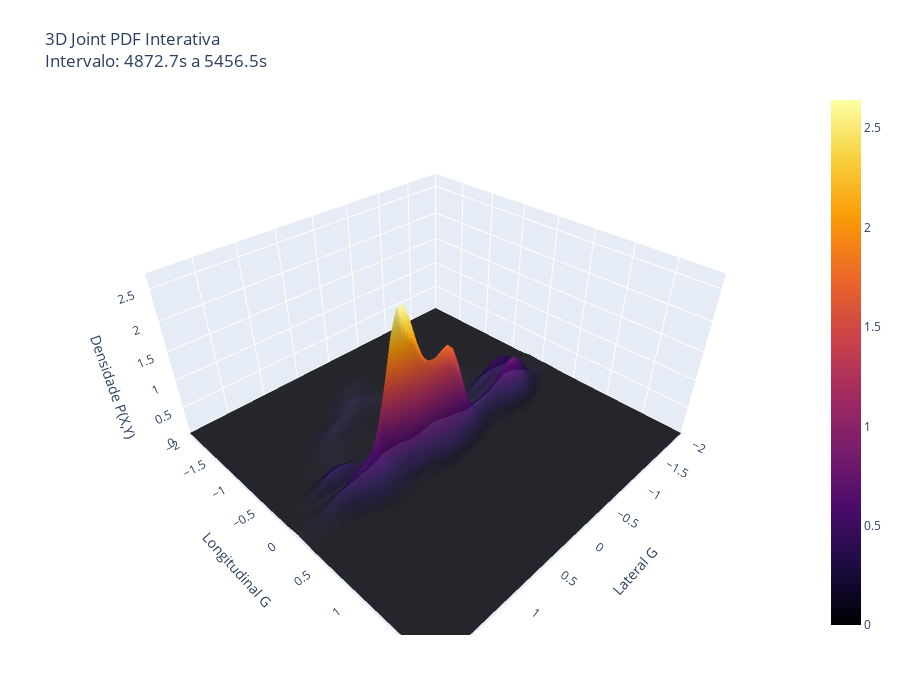

The notebook cell saved with this chart:
### Markdown cell above
## Plot 3D - Gaussiana Acc Lateral vs Longitudinal

### Code cell
import numpy as np
import plotly.graph_objects as go
from scipy.stats import gaussian_kde

def plot_joint_pdf_3d_interactive(df, t_start, t_end, resolution=60):
    """
    Gera a PDF Conjunta em 3D INTERATIVA usando Plotly.
    Permite girar, dar zoom e inspecionar a densidade.
    """
    # 1. Filtragem (Mesma lógica)
    mask = (df['SessionTime'] >= t_start) & (df['SessionTime'] <= t_end)
    df_slice = df[mask].copy()
    
    if df_slice.empty or len(df_slice) < 10:
        print(f"[ERRO] Dados insuficientes.")
        return

    x = df_slice['LatAccel_G'].values
    y = df_slice['LongAccel_G'].values

    # 2. Cálculo KDE (Mesma matemática)
    try:
        kde = gaussian_kde(np.vstack([x, y]))
    except Exception as e:
        print(f"[ERRO] Singularidade: {e}")
        return

    # Limites fixos para consistência (-2G a +2G)
    x_grid, y_grid = np.mgrid[-2.5:2.5:complex(resolution), -2.5:2.5:complex(resolution)]
    grid_coords = np.vstack([x_grid.ravel(), y_grid.ravel()])
    z_grid = kde(grid_coords).reshape(x_grid.shape)

    # 3. Plotagem com Plotly
    fig = go.Figure(data=[go.Surface(z=z_grid, x=x_grid, y=y_grid, 
                                     colorscale='Inferno', 
                                     opacity=0.9)])

    # Layout Profissional
    fig.update_layout(
        title=f'3D Joint PDF Interativa<br>Intervalo: {t_start:.1f}s a {t_end:.1f}s',
        scene = dict(
            xaxis_title='Lateral G',
            yaxis_title='Longitudinal G',
            zaxis_title='Densidade P(X,Y)',
            xaxis = dict(range=[-2, 2]), # Travar eixos para não pular
            yaxis = dict(range=[-2, 2]),
        ),
        width=900,
        height=700,
        margin=dict(l=65, r=50, b=65, t=90)
    )

    fig.show()

# --- EXECUÇÃO ---
# 1. Selecionar o intervalo de voltas (Volta 50 até 55)
start_lap = 50
end_lap = 55


lap_data = df_selected[df_selected['Lap'].between(start_lap, end_lap)].copy()

if not lap_data.empty:
    t1 = lap_data['SessionTime'].min()
    t2 = lap_data['SessionTime'].max()
    plot_joint_pdf_3d_interactive(df_selected, t1, t2)

### Figure 1 — Plotly figure (JSON) as saved in the notebook; plotly's stock layout.template omitted (floating-point values rounded to 4 significant figures; data arrays with more than 128 entries replaced by an {"elided": "..."} marker saying what was removed)
{"data": [{"colorscale": [[0, "#000004"], [0.1111, "#1b0c41"], [0.2222, "#4a0c6b"], [0.3333, "#781c6d"], [0.4444, "#a52c60"], [0.5556, "#cf4446"], [0.6667, "#ed6925"], [0.7778, "#fb9b06"], [0.8889, "#f7d13d"], [1, "#fcffa4"]], "opacity": 0.9, "type": "surface", "x": {"elided": "60x60 float values"}, "y": {"elided": "60x60 float values"}, "z": {"elided": "60x60 float values"}}], "layout": {"height": 700, "margin": {"b": 65, "l": 65, "r": 50, "t": 90}, "scene": {"xaxis": {"range": [-2, 2], "title": {"text": "Lateral G"}}, "yaxis": {"range": [-2, 2], "title": {"text": "Longitudinal G"}}, "zaxis": {"title": {"text": "Densidade P(X,Y)"}}}, "title": {"text": "3D Joint PDF Interativa<br>Intervalo: 4872.7s a 5456.5s"}, "width": 900}}
